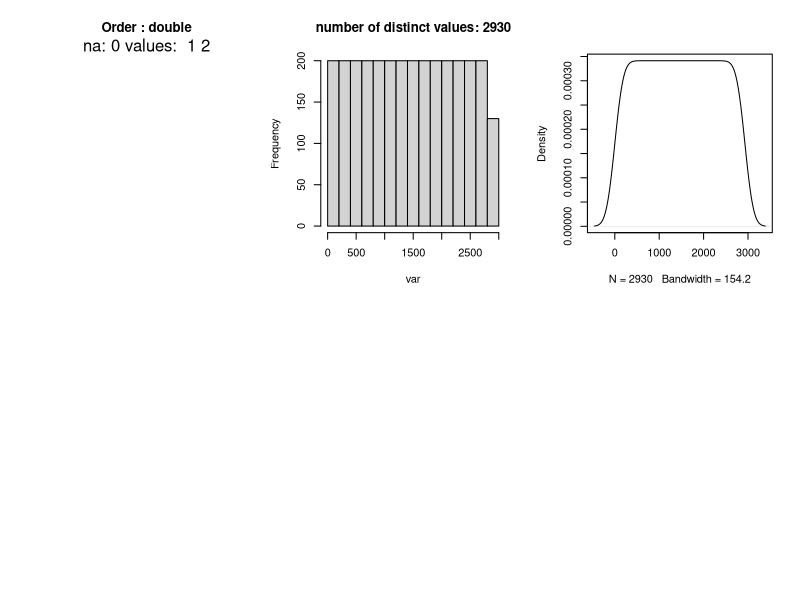

This chart was generated by the following R code: (Note: this script raises an error after producing the figure.)
load.libraries <- c('ggplot2','dplyr','readxl','rpart','rpart.plot','moments','grid','gridExtra','reshape2','FactoMineR','factoextra','caret','rpart','rpart.plot','caret','randomForest')
install.lib <- load.libraries[!load.libraries %in% installed.packages()]
for(libs in install.lib) install.packages(libs, dependences = TRUE)
sapply(load.libraries, require, character = TRUE)

set.seed(1234)
#reading data
hp <- read_xls("AmesHousing_data.xls")

#Root-Mean-Squared-Error (RMSE) between the logarithm of the predicted value and the logarithm of the observed sales price. 
#(Taking logs means that errors in predicting expensive houses and cheap houses will affect the result equally.)
RMSE <- function(x,y){
  a <- sqrt(sum((log(x)-log(y))^2)/length(y))
  return(a)
}

#EDA of data
var_data<-function(var=""){
  counter <<- counter + 1; 
  par(mfrow=c(2,3))
  plot(0,col="white",axes=FALSE,ann=FALSE)
  title(main = paste(colnames(hp)[counter],":",typeof(var)))
  mtext(paste("na:",length(which(is.na(var))),"values: ", var[1],var[2],collapse = "  "), side=3)
  
  if(typeof(var)!="character"){
    hist(var,main=paste("number of distinct values:",length(unique(var))))
    if(length(which(is.na(var)))==0){
      plot(density(var),main="")
      title(main = paste("skewness: ",round(skewness(var),2), "kurtosis: ",round(kurtosis(var),2)))}
    title(main=paste("number of outliers:",length(boxplot(var)$out)))
    plot(var,hp$SalePrice, main=paste("corealtion dependent:",round(cor(var,hp$SalePrice),2)))
  }
  else
  {
    barplot(prop.table(table(var)),main=paste("number of distinct values:",length(unique(var))))
    
    #plot(hp %>% group_by(paste("`",noquote(colnames(hp)[i]),"`", sep = "")) %>% summarise(av.saleprice = mean(SalePrice)),main="avg.sales price")
    boxplot(hp$SalePrice~var)
  }
}

#eda of all the variables
pdf("raw_data2.pdf")
counter<<-0
sapply(hp,var_data)
dev.off()

#This data consists of data of 2,930 houses
nrow(hp)

#order is just an increment variable and its not required
hp$Order<-NULL

#PID of the house is a unique identifier
length(unique(hp$PID))==nrow(hp)

#LOT Frontage
#Linear feet of street connected to property
#16% of the observations are not available for Lot Frontage and 6% are outliers
#predicting the missing values based on the aggregate of Neighborhood and "house style". 
#Houses in the same vicinty and the same hpuse style tend to have same Linear feet of street connected to property
length(which(is.na(hp$`Lot Frontage`)))/nrow(hp)
length(boxplot(hp$`Lot Frontage`)$out)/nrow(hp)
table(hp$`Lot Frontage`)
test <- aggregate(`Lot Frontage` ~ Neighborhood+`House Style`, data=hp ,median)
hp %>% left_join(test, by = c("Neighborhood","House Style")) -> hp
hp$`Lot Frontage.x`<-NULL
rm(test)

#Lot Area
#outliers exist so winsorizing top 2.5% of the data
#in this though the % of outliers still remains the same, the effect of extreme observations would reduce
lim <- quantile(hp$`Lot Area`, probs=c(1-0.025))
hp$`Lot Area`[ hp$`Lot Area` > lim] <- lim

#Street
#has only 12 observations with Grvl type of street
#so removing the variable
table(hp$Street)
hp$Street<-NULL

#Alley
#93% of observations have NA (unidentified alley)
#so removing the variable
hp$Alley<-NULL

#Utilities
#99.9% of the data has All pub as an utility
#removing utilities
table(hp$Utilities)
hp$Utilities<-NULL

#COndition2
#98% of the houses have proximity as 'Norm'
#this cannot be very useful in predictions
#remving the variable
table(hp$`Condition 2`)/nrow(hp)
hp$`Condition 2`<-NULL

#roof Mtl
#98% of the roof material is CompShg
#removing the variable
table(hp$`Roof Matl`)/nrow(hp)
hp$`Roof Matl`<-NULL

#Exterior covering 2
#creating a new variable depedning on type of second material used
hp$extcovering<-ifelse(hp$`Exterior 1st`==hp$`Exterior 2nd`,"same",hp$`Exterior 2nd`)
table(hp$extcovering)

#Mas Vnr Type and Mas Vnr Area 
##Mas Vnr: a single non-structural external layer of  building of structures from individual units, typically made of brick, stone or manufactured stone.
##Type of Masonry veneer is not defined in the data for 1752 observations and the corresponding Masonry veneer Area for 99.6% observations is also zero   
##there are 23 missing observations of these variables in the data
##therefore assigning these 23 observations to 'None' type
table(hp$`Mas Vnr Type`)
hp %>% filter(`Mas Vnr Type`=='None') %>% group_by(`Mas Vnr Area`) %>% summarise(freq=n())
hp[which(is.na(hp$`Mas Vnr Type`)),]$`Mas Vnr Type`<-'None'
hp[which(is.na(hp$`Mas Vnr Area`)),]$`Mas Vnr Area`<-0
lim <- quantile(hp$`Mas Vnr Area`, probs=c(1-0.025))
hp$`Mas Vnr Area`[ hp$`Mas Vnr Area` > lim] <- lim

#BSmt 2
#87.9% of the data doesn't have basement2 SF mentioned
#removing these two variables
table(hp$`BsmtFin SF 2`)/nrow(hp)
hp$`BsmtFin SF 2`<-NULL
hp$`BsmtFin Type 2`<-NULL

#Bmst Unf SF has 56 outliers
#winsorizing data - this doesn;t remove the outliers but decreases the effect of extreme values
#removing the one observation which has Bsmt un sf as null
hp<-hp[-which(is.na(hp$`Bsmt Unf SF`)),]
lim <- quantile(hp$`Bsmt Unf SF`, probs=c(1-0.025))
hp$`Bsmt Unf SF`[ hp$`Bsmt Unf SF` > lim] <- lim

#Total Bsmt SF has 123 outliers
#winsorizing data - this doesn't remove the outliers but decreases the effect of extreme values
lim <- quantile(hp$`Total Bsmt SF`, probs=c(1-0.025))
hp$`Total Bsmt SF`[ hp$`Total Bsmt SF` > lim] <- lim

#heating
#98% of data is GAsA
#removing the variable
table(hp$Heating)/nrow(hp)
hp$Heating<-NULL

#lowqual finnished sqft
#98.6% have zero values 
table(hp$`Low Qual Fin SF`)/nrow(hp)
hp$`Low Qual Fin SF`<-NULL

#GR Liv Area has 74 outliers
#winsorizing data - this doesn't remove the outliers but decreases the effect of extreme values
lim <- quantile(hp$`Gr Liv Area`, probs=c(1-0.025))
hp$`Gr Liv Area`[ hp$`Gr Liv Area` > lim] <- lim

#Garage Yr Blt <- Year garage was built
#There are 159 observations where Garage Yr blt is missing
#one of the years has been recorded as '2207'.
#predicting year in which garage was built has 104 possibilities and data can be binned to 7 sets of 20 years each
#using decision tree to predict the missing values and variables used to predict the "binned garange year built" are"variables related to house construction" "variables realted to house sold" 
#for observation where "binned garange year built" is already defined, 87% of them could are correctly predicted 
# so, using this decision tree to identify missing values of "binned garange year built"
table(hp$`Garage Yr Blt`)
length(unique(hp$`Garage Yr Blt`))
hp$Garageyearbin<-ifelse(is.na(hp$`Garage Yr Blt`),'missing',ifelse(hp$`Garage Yr Blt`<=1900, '1900 and before', ifelse(hp$`Garage Yr Blt`>=2000, '2000 and after', ifelse((hp$`Garage Yr Blt`-1900)/20< 1, '1901-1919', ifelse((hp$`Garage Yr Blt`-1900)/20< 2, '1920-1939',ifelse((hp$`Garage Yr Blt`-1900)/20< 3, '1940-1959',ifelse((hp$`Garage Yr Blt`-1900)/20< 4, '1960-1979','1980-1999')))))))
tree<-rpart(Garageyearbin~`Year Built`+`Year Remod/Add`+`Yr Sold`+`Sale Condition`+`Sale Type`,data=hp[-which(hp$Garageyearbin=='missing'),],method = "class")
tree$variable.importance
hp_train<-data.frame(actual=hp[-which(hp$Garageyearbin=='missing'),]$Garageyearbin,predict_year=predict(tree,hp[-which(hp$Garageyearbin=='missing'),], type="class"))
hp_train$match<-ifelse(hp_train$actual==hp_train$predict_year,1,0)
table(hp_train$match)/nrow(hp_train)
test<-hp[which(hp$Garageyearbin=='missing'),]
test$Garageyearbin<-predict(tree,test, type="class")
hp<-rbind(hp[-which(hp$Garageyearbin=='missing'),],test)

hp$`Garage Yr Blt`<-NULL
rm(tree)
rm(test)
rm(hp_train)

#creating a new variable year sold and year built to calculate the age
hp$houseage<-hp$`Yr Sold`-hp$`Year Built`
var_data(hp$houseage)
#house has been remodeled or not
hp$remodelornot<-ifelse(hp$`Year Remod/Add`-hp$`Year Built`==0,"no remodel","remodel")
#number of years since remodel
hp$houseageafterremodel<-hp$`Yr Sold`-hp$`Year Remod/Add`
var_data(hp$houseageafterremodel)
#removing the year variables
hp<-hp[,!names(hp) %in% c("Year Remod/Add","Year Built","Yr Sold")]


#Different types of porch and there sq.ft of houses
#across all the different porch variables majority of the houses have no porch size mentioned (>80% for Enclosed Porch, 3ssn Porch and Screen Porch)
#cor between all the 4 porch variables with the 'salesprice' is less than 30%
#creating a new variable 
#depending on the different type of proch available because houses with different type of porch have different type of average price
#totalporchsize (combination of all types of porch). it is skewed so winsorizing the data
#in this though the % of outliers still remains the same, the effect of extreme observations would reduce
round(table(hp$`Enclosed Porch`)/nrow(hp)*100,2)
round(table(hp$`Open Porch SF`)/nrow(hp)*100,2)
round(table(hp$`3Ssn Porch`)/nrow(hp)*100,2)
round(table(hp$`Screen Porch`)/nrow(hp)*100,2)
plot(hp$`Enclosed Porch`,hp$SalePrice)
plot(hp$`Open Porch SF`,hp$SalePrice)
plot(hp$`3Ssn Porch`,hp$SalePrice)
plot(hp$`Screen Porch`,hp$SalePrice)
cor(hp$`Enclosed Porch`,hp$SalePrice)
cor(hp$`Open Porch SF`,hp$SalePrice)
cor(hp$`3Ssn Porch`,hp$SalePrice)

cor(hp$`Screen Porch`,hp$SalePrice)

hp$enclosedporch_flag<-ifelse(hp$`Enclosed Porch`==0,"","enclosed")      
hp$openporch_flag<-ifelse(hp$`Open Porch SF`==0,"","open")      
hp$ssnporchflag <-ifelse(hp$`3Ssn Porch`==0,"","ssn")      
hp$screenporchflag<-ifelse(hp$`Screen Porch`==0,"","screen")
hp$porchtype<-trimws(paste(hp$enclosedporch_flag,hp$openporch_flag,hp$ssnporchflag, hp$screenporchflag))
hp[which(hp$porchtype==""),]$porchtype="no porch"
hp %>% group_by(porchtype) %>% summarise(avg.houseprice = mean(SalePrice)) %>% arrange(avg.houseprice)



hp$porchsize<-hp$`Enclosed Porch`+hp$`Open Porch SF`+hp$`3Ssn Porch`+hp$`Screen Porch`

hist(hp$porchsize)
lim <- quantile(hp$porchsize, probs=c(1-0.025))
hp$porchsize[ hp$porchsize > lim] <- lim

hp<-hp[,!names(hp) %in% c("Enclosed Porch","enclosedporch_flag","openporch_flag","Open Porch SF","ssnporchflag","3Ssn Porch","screenporchflag","Screen Porch")]

#PoolQC and Pool Area are not available for 99% of the houses
table(hp$`Pool QC`)
table(hp$`Pool Area`)
hp$pool_present<-ifelse(hp$`Pool Area`==0,"no pool","pool")
hp<-hp[,!names(hp) %in% c("Pool QC","Pool Area")]

#Fence is NA for 2358 observations and avg.price of houses with different type of fences is not very different
table(hp$Fence)
hp$fence_present<-ifelse(hp$Fence=="NA","no fence","fence")
hp$Fence<-NULL
table(hp$fence_present)

#MiscFeature and MiscValue are not available for 2824 observations
table(hp$`Misc Feature`)
hp$`Misc Feature`<-NULL
hp$`Misc Val`<-NULL


# MO Sold
# Though most number of houses have been sold in 6th month, prices of the houses don't vary with the month in which its sold
boxplot(hp$SalePrice ~ hp$`Mo Sold`)
hp$`Mo Sold`<-NULL


#other missing values
#removing observations where other missing values are present leads to loss of less tan 0.01% of data ( 9 observations)
1-nrow(na.omit(hp))/nrow(hp)
hp<-na.omit(hp)

#test and training
hp_random <- runif(nrow(hp)) 
hp <- hp[order(hp_random), ]
hptrain_num <- createDataPartition(y=hp$SalePrice, p=0.80, list=FALSE)  
hp <- hp %>% mutate_if(is.character, as.factor)
hp_train<-hp[hptrain_num,]
hp_test<-hp[-hptrain_num,]
#rm(hptrain_num)


RMSE_baseline_train <- RMSE(mean(hp_train$SalePrice),hp_train$SalePrice)
RMSE_baseline_test <- RMSE(mean(hp_test$SalePrice),hp_test$SalePrice)

hp_train<-hp_train2
hp_test<-hp_test2

###decision tree

tree <- rpart(SalePrice ~ ., data = hp_train[,!colnames(hp_train) %in% c("PID","Kitchen Qual","Utilities","Exterior 1st","Mas Vnr Type","extcovering")])
tree <- rpart(SalePrice ~ ., data = hp_train[,!colnames(hp_train) %in% c("PID")])


rpart.plot(tree)
tree$variable.importance
summary(tree)

hp_train$pred_decisiontree <- predict(tree, hp_train) 
hp_test$pred_decisiontree <- predict(tree, hp_test) 

length(round(table(predict(tree, hp_train))))

RMSE_tree_train <- RMSE(hp_train$pred_decisiontree,hp_train$SalePrice)
RMSE_tree_test <- RMSE(hp_test$pred_decisiontree,hp_test$SalePrice)

##random forest
train_rf <- data.frame(hp_train[,!colnames(hp_train) %in% c("PID")])
rf <- randomForest(SalePrice ~ ., data = train_rf)

# How many trees are needed to reach the minimum error estimate?
which.min(rf$mse)


imp <- as.data.frame(sort(importance(rf)[,1],decreasing = TRUE),optional = T)
names(imp) <- "% Inc MSE"
imp

test_rf <- data.frame(hp_test[,!colnames(hp_test) %in% c("PID")])
table(sapply(test_rf,class))
length(round(table(predict(rf,test_rf))))


hp_train$pred_randomForest <- predict(rf, train_rf) 
hp_test$pred_randomForest <- predict(rf, test_rf) 

RMSE_randomforest_train <- RMSE(hp_train$pred_randomForest,hp_train$SalePrice)
RMSE_randomforest_test <- RMSE(hp_test$pred_randomForest,hp_test$SalePrice)

#rf.cv <- rf.crossValidation(rf, train_rf, p=0.10, n=99)

#linear
#Defining the function for checking linear relationship between dependent and all independent variables
linearrelationship <- function(dataset = ""){
  n <- dim(dataset)[2]-1
  for(i in 1:n){
    scatter.smooth(dataset[,i],dataset$SalePrice, xlab = colnames(dataset[i]))
    title(main = paste(colnames(dataset[i]),"vs","SalePrice", "correlation", round(cor(dataset[,i],dataset$SalePrice),2)))
  }
}

#Checking for normality in the data set
Column_classes <- sapply(names(hp),function(x){class(hp[[x]])})
numeric_columns <-names(Column_classes[Column_classes != "factor"])
#determining skew of each numric variable

skew <- sapply(numeric_columns,function(x){skewness(hp[[x]], na.rm = T)})
# Let us determine a threshold skewness and transform all variables above the treshold.
skew1 <- skew[skew > 1]
hp2<-hp
# transform excessively skewed features in the training data set with log(x + 1)
for(x in names(skew1)) {
  hp2[[x]] <- log(hp2[[x]] + 1)
}


#Correlation plots
heat <- hp2[,numeric_columns]
options(repr.plot.width=8, repr.plot.height=6)

qplot(x=Var1, y=Var2, data=melt(cor(heat, use="p")), fill=value, geom="tile") +
  scale_fill_gradient2(low = "green", high = "red", mid = "white", 
                       midpoint = 0, limit = c(-1,1), space = "Lab", 
                       name="Correlation") +
  theme_minimal()+ 
  theme(axis.text.x = element_text(angle = 45, vjust = 1, size = 8, hjust = 1))+
  coord_fixed()+
  ggtitle("Correlation Heatmap") +
  theme(plot.title = element_text(hjust = 0.4))

#partition of the dataset
hp_train_linear<-hp2[hptrain_num,]
hp_test_linear<-hp2[-hptrain_num,]


#testing the linear regression model on the training dataset

trainmodel<-lm(SalePrice ~ `Lot Area`+ `Overall Qual`+houseage + houseageafterremodel + 
                 pool_present + fence_present + `Gr Liv Area` + Neighborhood + `Total Bsmt SF` + 
                 `Overall Cond` + `BsmtFin SF 1`+`Garage Cars`,data = hp_train_linear)

summary(trainmodel)


##Testing the accuracy of the model
hp_train$pred_lr <- predict(trainmodel, hp_train_linear) 
hp_test$pred_lr <- predict(trainmodel, hp_test_linear) 


RMSE <- function(x,y){
  a <- sqrt(sum((x-y)^2)/length(y))
  return(a)
}

RMSE_lr_train <- RMSE(hp_train$pred_lr,log(hp_train$SalePrice))
RMSE_lr_test <- RMSE(hp_test$pred_lr,log(hp_test$SalePrice))

cor(hp_train$pred_lr,log(hp_train$SalePrice))
cor(hp_test$pred_lr,log(hp_test$SalePrice))


total_train<-data.frame(lr=predict(trainmodel, hp_train_linear),decision=log(predict(tree, hp_train)), randomf=log(predict(rf, train_rf)) )
total_train$final<-(total_train$lr+total_train$decision+total_train$randomf)/3
total_train$final<-(total_train$lr+total_train$randomf)/2

total_test<-data.frame(lr=predict(trainmodel, hp_test_linear),decision=log(predict(tree, hp_test)), randomf=log(predict(rf, test_rf)) )
total_test$final<-(total_test$lr+total_test$decision+total_test$randomf)/3
total_test$final<-(total_test$lr+total_test$randomf)/2

RMSE_total_train<-RMSE(total_train$final,log(hp_train$SalePrice))
RMSE_total_test<-RMSE(total_test$final,log(hp_test$SalePrice))

#next
#EDA
#do cross validation in all the models
#linear regression. (checking for skewness, linearity assumptions, do varaible selection, checking model assumptions, change model if required)
#lasso regression (understnad why it's required)
#do cart(grow the tree and prune back)
#randomforest(grow tree and prune back)
#gradient descent
#XGboost  
#PCA and above steps
#cluster and do above steps
#compare which model performs better


